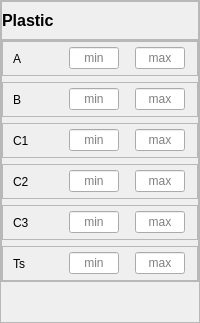
                     <widget class="QFrame" name="frame_plastic">
                      <property name="enabled">
                       <bool>true</bool>
                      </property>
                      <property name="frameShape">
                       <enum>QFrame::Shape::StyledPanel</enum>
                      </property>
                      <property name="frameShadow">
                       <enum>QFrame::Shadow::Raised</enum>
                      </property>
                      <layout class="QVBoxLayout" name="verticalLayout_44">
                       <property name="spacing">
                        <number>0</number>
                       </property>
                       <property name="leftMargin">
                        <number>0</number>
                       </property>
                       <property name="topMargin">
                        <number>0</number>
                       </property>
                       <property name="rightMargin">
                        <number>0</number>
                       </property>
                       <property name="bottomMargin">
                        <number>0</number>
                       </property>
                       <item>
                        <widget class="QFrame" name="frame_76">
                         <property name="maximumSize">
                          <size>
                           <width>16777215</width>
                           <height>40</height>
                          </size>
                         </property>
                         <property name="frameShape">
                          <enum>QFrame::Shape::StyledPanel</enum>
                         </property>
                         <property name="frameShadow">
                          <enum>QFrame::Shadow::Raised</enum>
                         </property>
                         <layout class="QVBoxLayout" name="verticalLayout_45">
                          <property name="leftMargin">
                           <number>0</number>
                          </property>
                          <item>
                           <widget class="QLabel" name="label_39">
                            <property name="font">
                             <font>
                              <pointsize>12</pointsize>
                              <bold>true</bold>
                             </font>
                            </property>
                            <property name="text">
                             <string>Plastic</string>
                            </property>
                           </widget>
                          </item>
                         </layout>
                        </widget>
                       </item>
                       <item>
                        <widget class="QFrame" name="frame_limits_plastic">
                         <property name="frameShape">
                          <enum>QFrame::Shape::StyledPanel</enum>
                         </property>
                         <property name="frameShadow">
                          <enum>QFrame::Shadow::Raised</enum>
                         </property>
                         <layout class="QVBoxLayout" name="verticalLayout_46">
                          <property name="leftMargin">
                           <number>0</number>
                          </property>
                          <property name="topMargin">
                           <number>0</number>
                          </property>
                          <property name="rightMargin">
                           <number>0</number>
                          </property>
                          <property name="bottomMargin">
                           <number>0</number>
                          </property>
                          <item>
                           <widget class="QFrame" name="frame_limits_param_A">
                            <property name="enabled">
                             <bool>true</bool>
                            </property>
                            <property name="minimumSize">
                             <size>
                              <width>0</width>
                              <height>35</height>
                             </size>
                            </property>
                            <property name="maximumSize">
                             <size>
                              <width>16777215</width>
                              <height>35</height>
                             </size>
                            </property>
                            <property name="frameShape">
                             <enum>QFrame::Shape::StyledPanel</enum>
                            </property>
                            <property name="frameShadow">
                             <enum>QFrame::Shadow::Raised</enum>
                            </property>
                            <layout class="QHBoxLayout" name="horizontalLayout_42">
                             <property name="leftMargin">
                              <number>0</number>
                             </property>
                             <property name="topMargin">
                              <number>0</number>
                             </property>
                             <property name="rightMargin">
                              <number>0</number>
                             </property>
                             <property name="bottomMargin">
                              <number>0</number>
                             </property>
                             <item>
                              <widget class="QLabel" name="label_40">
                               <property name="maximumSize">
                                <size>
                                 <width>40</width>
                                 <height>16777215</height>
                                </size>
                               </property>
                               <property name="text">
                                <string>A</string>
                               </property>
                              </widget>
                             </item>
                             <item>
                              <widget class="QLineEdit" name="lineEdit_min_param_A">
                               <property name="minimumSize">
                                <size>
                                 <width>40</width>
                                 <height>0</height>
                                </size>
                               </property>
                               <property name="maximumSize">
                                <size>
                                 <width>50</width>
                                 <height>16777215</height>
                                </size>
                               </property>
                               <property name="text">
                                <string/>
                               </property>
                               <property name="alignment">
                                <set>Qt::AlignmentFlag::AlignCenter</set>
                               </property>
                               <property name="placeholderText">
                                <string>min</string>
                               </property>
                              </widget>
                             </item>
                             <item>
                              <widget class="QLineEdit" name="lineEdit_max_param_A">
                               <property name="minimumSize">
                                <size>
                                 <width>40</width>
                                 <height>0</height>
                                </size>
                               </property>
                               <property name="maximumSize">
                                <size>
                                 <width>50</width>
                                 <height>16777215</height>
                                </size>
                               </property>
                               <property name="alignment">
                                <set>Qt::AlignmentFlag::AlignCenter</set>
                               </property>
                               <property name="placeholderText">
                                <string>max</string>
                               </property>
                              </widget>
                             </item>
                            </layout>
                           </widget>
                          </item>
                          <item>
                           <widget class="QFrame" name="frame_limits_param_B">
                            <property name="enabled">
                             <bool>true</bool>
                            </property>
                            <property name="minimumSize">
                             <size>
                              <width>0</width>
                              <height>35</height>
                             </size>
                            </property>
                            <property name="maximumSize">
                             <size>
                              <width>16777215</width>
                              <height>35</height>
                             </size>
                            </property>
                            <property name="frameShape">
                             <enum>QFrame::Shape::StyledPanel</enum>
                            </property>
                            <property name="frameShadow">
                             <enum>QFrame::Shadow::Raised</enum>
                            </property>
                            <layout class="QHBoxLayout" name="horizontalLayout_50">
                             <property name="leftMargin">
                              <number>0</number>
                             </property>
                             <property name="topMargin">
                              <number>0</number>
                             </property>
                             <property name="rightMargin">
                              <number>0</number>
                             </property>
                             <property name="bottomMargin">
                              <number>0</number>
                             </property>
                             <item>
                              <widget class="QLabel" name="label_66">
                               <property name="maximumSize">
                                <size>
                                 <width>40</width>
                                 <height>16777215</height>
                                </size>
                               </property>
                               <property name="text">
                                <string>B</string>
                               </property>
                              </widget>
                             </item>
                             <item>
                              <widget class="QLineEdit" name="lineEdit_min_param_B">
                               <property name="minimumSize">
                                <size>
                                 <width>40</width>
                                 <height>0</height>
                                </size>
                               </property>
                               <property name="maximumSize">
                                <size>
                                 <width>50</width>
                                 <height>16777215</height>
                                </size>
                               </property>
                               <property name="alignment">
                                <set>Qt::AlignmentFlag::AlignCenter</set>
                               </property>
                               <property name="placeholderText">
                                <string>min</string>
                               </property>
                              </widget>
                             </item>
                             <item>
                              <widget class="QLineEdit" name="lineEdit_max_param_B">
                               <property name="minimumSize">
                                <size>
                                 <width>40</width>
                                 <height>0</height>
                                </size>
                               </property>
                               <property name="maximumSize">
                                <size>
                                 <width>50</width>
                                 <height>16777215</height>
                                </size>
                               </property>
                               <property name="alignment">
                                <set>Qt::AlignmentFlag::AlignCenter</set>
                               </property>
                               <property name="placeholderText">
                                <string>max</string>
                               </property>
                              </widget>
                             </item>
                            </layout>
                           </widget>
                          </item>
                          <item>
                           <widget class="QFrame" name="frame_limits_param_C1">
                            <property name="enabled">
                             <bool>true</bool>
                            </property>
                            <property name="minimumSize">
                             <size>
                              <width>0</width>
                              <height>35</height>
                             </size>
                            </property>
                            <property name="maximumSize">
                             <size>
                              <width>16777215</width>
                              <height>35</height>
                             </size>
                            </property>
                            <property name="frameShape">
                             <enum>QFrame::Shape::StyledPanel</enum>
                            </property>
                            <property name="frameShadow">
                             <enum>QFrame::Shadow::Raised</enum>
                            </property>
                            <layout class="QHBoxLayout" name="horizontalLayout_48">
                             <property name="leftMargin">
                              <number>0</number>
                             </property>
                             <property name="topMargin">
                              <number>0</number>
                             </property>
                             <property name="rightMargin">
                              <number>0</number>
                             </property>
                             <property name="bottomMargin">
                              <number>0</number>
                             </property>
                             <item>
                              <widget class="QLabel" name="label_62">
                               <property name="maximumSize">
                                <size>
                                 <width>40</width>
                                 <height>16777215</height>
                                </size>
                               </property>
                               <property name="text">
                                <string>C1</string>
                               </property>
                              </widget>
                             </item>
                             <item>
                              <widget class="QLineEdit" name="lineEdit_min_param_C1">
                               <property name="minimumSize">
                                <size>
                                 <width>40</width>
                                 <height>0</height>
                                </size>
                               </property>
                               <property name="maximumSize">
                                <size>
                                 <width>50</width>
                                 <height>16777215</height>
                                </size>
                               </property>
                               <property name="alignment">
                                <set>Qt::AlignmentFlag::AlignCenter</set>
                               </property>
                               <property name="placeholderText">
                                <string>min</string>
                               </property>
                              </widget>
                             </item>
                             <item>
                              <widget class="QLineEdit" name="lineEdit_max_param_C1">
                               <property name="minimumSize">
                                <size>
                                 <width>40</width>
                                 <height>0</height>
                                </size>
                               </property>
                               <property name="maximumSize">
                                <size>
                                 <width>50</width>
                                 <height>16777215</height>
                                </size>
                               </property>
                               <property name="alignment">
                                <set>Qt::AlignmentFlag::AlignCenter</set>
                               </property>
                               <property name="placeholderText">
                                <string>max</string>
                               </property>
                              </widget>
                             </item>
                            </layout>
                           </widget>
                          </item>
                          <item>
                           <widget class="QFrame" name="frame_limits_param_C2">
                            <property name="enabled">
                             <bool>true</bool>
                            </property>
                            <property name="minimumSize">
                             <size>
                              <width>0</width>
                              <height>35</height>
                             </size>
                            </property>
                            <property name="maximumSize">
                             <size>
                              <width>16777215</width>
                              <height>35</height>
                             </size>
                            </property>
                            <property name="frameShape">
                             <enum>QFrame::Shape::StyledPanel</enum>
                            </property>
                            <property name="frameShadow">
                             <enum>QFrame::Shadow::Raised</enum>
                            </property>
                            <layout class="QHBoxLayout" name="horizontalLayout_47">
                             <property name="leftMargin">
                              <number>0</number>
                             </property>
                             <property name="topMargin">
                              <number>0</number>
                             </property>
                             <property name="rightMargin">
                              <number>0</number>
                             </property>
                             <property name="bottomMargin">
                              <number>0</number>
                             </property>
                             <item>
                              <widget class="QLabel" name="label_60">
                               <property name="maximumSize">
                                <size>
                                 <width>40</width>
                                 <height>16777215</height>
                                </size>
                               </property>
                               <property name="text">
                                <string>C2</string>
                               </property>
                              </widget>
                             </item>
                             <item>
                              <widget class="QLineEdit" name="lineEdit_min_param_C2">
                               <property name="minimumSize">
                                <size>
                                 <width>40</width>
                                 <height>0</height>
                                </size>
                               </property>
                               <property name="maximumSize">
                                <size>
                                 <width>50</width>
                                 <height>16777215</height>
                                </size>
                               </property>
                               <property name="alignment">
                                <set>Qt::AlignmentFlag::AlignCenter</set>
                               </property>
                               <property name="placeholderText">
                                <string>min</string>
                               </property>
                              </widget>
                             </item>
                             <item>
                              <widget class="QLineEdit" name="lineEdit_max_param_C2">
                               <property name="minimumSize">
                                <size>
                                 <width>40</width>
                                 <height>0</height>
                                </size>
                               </property>
                               <property name="maximumSize">
                                <size>
                                 <width>50</width>
                                 <height>16777215</height>
                                </size>
                               </property>
                               <property name="alignment">
                                <set>Qt::AlignmentFlag::AlignCenter</set>
                               </property>
                               <property name="placeholderText">
                                <string>max</string>
                               </property>
                              </widget>
                             </item>
                            </layout>
                           </widget>
                          </item>
                          <item>
                           <widget class="QFrame" name="frame_limits_param_C3">
                            <property name="enabled">
                             <bool>true</bool>
                            </property>
                            <property name="minimumSize">
                             <size>
                              <width>0</width>
                              <height>35</height>
                             </size>
                            </property>
                            <property name="maximumSize">
                             <size>
                              <width>16777215</width>
                              <height>35</height>
                             </size>
                            </property>
                            <property name="frameShape">
                             <enum>QFrame::Shape::StyledPanel</enum>
                            </property>
                            <property name="frameShadow">
                             <enum>QFrame::Shadow::Raised</enum>
                            </property>
                            <layout class="QHBoxLayout" name="horizontalLayout_46">
                             <property name="leftMargin">
                              <number>0</number>
                             </property>
                             <property name="topMargin">
                              <number>0</number>
                             </property>
                             <property name="rightMargin">
                              <number>0</number>
                             </property>
                             <property name="bottomMargin">
                              <number>0</number>
                             </property>
                             <item>
                              <widget class="QLabel" name="label_48">
                               <property name="maximumSize">
                                <size>
                                 <width>40</width>
                                 <height>16777215</height>
                                </size>
                               </property>
                               <property name="text">
                                <string>C3</string>
                               </property>
                              </widget>
                             </item>
                             <item>
                              <widget class="QLineEdit" name="lineEdit_min_param_C3">
                               <property name="minimumSize">
                                <size>
                                 <width>40</width>
                                 <height>0</height>
                                </size>
                               </property>
                               <property name="maximumSize">
                                <size>
                                 <width>50</width>
                                 <height>16777215</height>
                                </size>
                               </property>
                               <property name="alignment">
                                <set>Qt::AlignmentFlag::AlignCenter</set>
                               </property>
                               <property name="placeholderText">
                                <string>min</string>
                               </property>
                              </widget>
                             </item>
                             <item>
                              <widget class="QLineEdit" name="lineEdit_max_param_C3">
                               <property name="minimumSize">
                                <size>
                                 <width>40</width>
                                 <height>0</height>
                                </size>
                               </property>
                               <property name="maximumSize">
                                <size>
                                 <width>50</width>
                                 <height>16777215</height>
                                </size>
                               </property>
                               <property name="alignment">
                                <set>Qt::AlignmentFlag::AlignCenter</set>
                               </property>
                               <property name="placeholderText">
                                <string>max</string>
                               </property>
                              </widget>
                             </item>
                            </layout>
                           </widget>
                          </item>
                          <item>
                           <widget class="QFrame" name="frame_limits_param_Ts">
                            <property name="enabled">
                             <bool>true</bool>
                            </property>
                            <property name="minimumSize">
                             <size>
                              <width>0</width>
                              <height>35</height>
                             </size>
                            </property>
                            <property name="maximumSize">
                             <size>
                              <width>16777215</width>
                              <height>35</height>
                             </size>
                            </property>
                            <property name="frameShape">
                             <enum>QFrame::Shape::StyledPanel</enum>
                            </property>
                            <property name="frameShadow">
                             <enum>QFrame::Shadow::Raised</enum>
                            </property>
                            <layout class="QHBoxLayout" name="horizontalLayout_43">
                             <property name="leftMargin">
                              <number>0</number>
                             </property>
                             <property name="topMargin">
                              <number>0</number>
                             </property>
                             <property name="rightMargin">
                              <number>0</number>
                             </property>
                             <property name="bottomMargin">
                              <number>0</number>
                             </property>
                             <item>
                              <widget class="QLabel" name="label_42">
                               <property name="maximumSize">
                                <size>
                                 <width>40</width>
                                 <height>16777215</height>
                                </size>
                               </property>
                               <property name="text">
                                <string>Ts</string>
                               </property>
                              </widget>
                             </item>
                             <item>
                              <widget class="QLineEdit" name="lineEdit_min_param_Ts">
                               <property name="minimumSize">
                                <size>
                                 <width>40</width>
                                 <height>0</height>
                                </size>
                               </property>
                               <property name="maximumSize">
                                <size>
                                 <width>50</width>
                                 <height>16777215</height>
                                </size>
                               </property>
                               <property name="alignment">
                                <set>Qt::AlignmentFlag::AlignCenter</set>
                               </property>
                               <property name="placeholderText">
                                <string>min</string>
                               </property>
                              </widget>
                             </item>
                             <item>
                              <widget class="QLineEdit" name="lineEdit_max_param_Ts">
                               <property name="minimumSize">
                                <size>
                                 <width>40</width>
                                 <height>0</height>
                                </size>
                               </property>
                               <property name="maximumSize">
                                <size>
                                 <width>50</width>
                                 <height>16777215</height>
                                </size>
                               </property>
                               <property name="alignment">
                                <set>Qt::AlignmentFlag::AlignCenter</set>
                               </property>
                               <property name="placeholderText">
                                <string>max</string>
                               </property>
                              </widget>
                             </item>
                            </layout>
                           </widget>
                          </item>
                         </layout>
                        </widget>
                       </item>
                       <item>
                        <spacer name="verticalSpacer_3">
                         <property name="orientation">
                          <enum>Qt::Orientation::Vertical</enum>
                         </property>
                         <property name="sizeHint" stdset="0">
                          <size>
                           <width>20</width>
                           <height>40</height>
                          </size>
                         </property>
                        </spacer>
                       </item>
                      </layout>
                     </widget>
